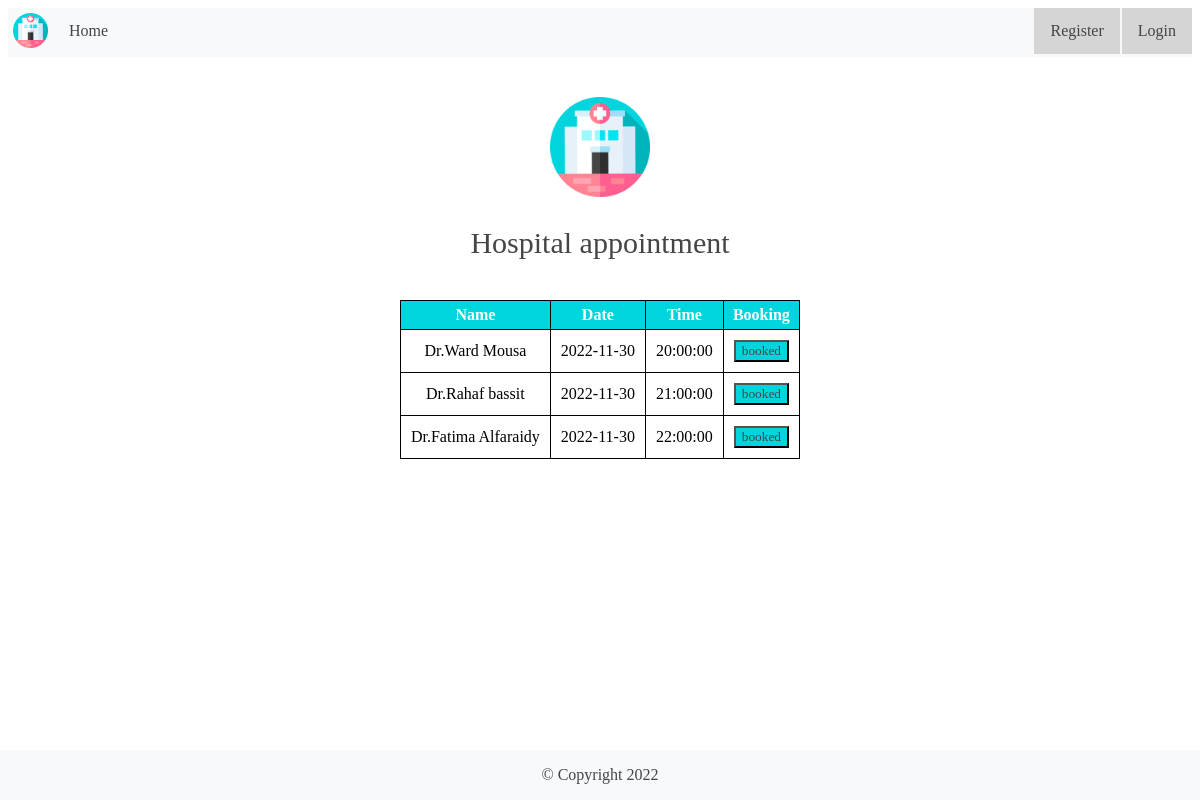
The page / on the database its author committed.
### tables this page shows
CREATE TABLE `appointments` (
  `Appointment_id` int(11) NOT NULL,
  `date` date NOT NULL,
  `time` time NOT NULL,
  `doctor_name` varchar(40) NOT NULL,
  `booking_status` tinyint(1) NOT NULL
);

### www/index.php (the view, shortened to what this page needs)
<!DOCTYPE html>
<html dir="ltr" lang="en">
    <head>
        <link href="../src/css/style.css" rel="stylesheet" />
    </head>
<body>
<nav>
<ul>
  <li><img src="../src/images/logo.png" width="45" height="45"></li>
  <?php
  if(isset($_SESSION['id'])){
    ?>
    <li><a href="index.php">Home</a></li>
    <li><a href="MyAppointment.php">My appointment</a></li>
    <li style="float:right"><a class="active" href="logout.php">Logout</a></li>
    <?php
  }else{ ?>
    <li><a href="index.php">Home</a></li>
    <li style="float:right ; padding-left:2px"><a class="active" href="login.php">Login</a></li>
    <li style="float:right"><a class="active" href="register.php">Register</a></li>
    <?php
  }
  ?>
</ul>
</nav>
    <div class="main">
        <div class="logo">
            <img src="../src/images/logo.png">
            <h2>Hospital appointment</h2>
        </div>
        <div class="book">
        <table>
                <tr>
                    <th>Name</th>
                    <th>Date</th>
                    <th>Time</th>
                    <th style="width:35%%">Booking</th>
                </tr>
                    <?php
                        include "../Config/db_login.php" ;
                        foreach($conn->query("SELECT * FROM `appointments`") as $appointment ){
                            ?>
                                <tr>
                                    <td>Dr.<?php echo $appointment['doctor_name'] ?></td>
                                    <td><?php echo $appointment['date'] ?></td>
                                    <td><?php echo $appointment['time'] ?></td>
                                <td>
                                    <form action="" method="post">
                                        <?php
                                            if( $appointment['booking_status']){
                                                ?>
                                                    <button disabled style="background-color:#d5d5d5;color:#454545" type="submit">booked out</button>
                                                <?php
                                            }else{
                                                ?>
                                                    <button style="background-color:#00d5dd;color:#454545" name = "Appointment" type="submit" value="<?php echo $appointment['Appointment_id'] ?>">booked</button>
                                                <?php
                                            }
                                        ?>
                                    </form>
                                </td>
                            <?php
                        }
                    ?>
                </tr>
            </table>
        </div>
    </div>
    <div class="footer">
        <p>&copy; Copyright 2022</p>
    </div>
    </body>
</html>

### src/css/style.css (style rules this page uses)
* { font-family: 'janna lt'; box-sizing: border-box; }
nav ul { list-style-type: none; margin: 0; padding: 0; overflow: hidden; background-color: #F8F9FA; }
nav li { float: left; }
nav li a { display: block; color: #454545; text-align: center; padding: 14px 16px; text-decoration: none; }
.active { background-color: #d5d5d5; color: #454545; }
li img { padding: 5px; }
.logo { text-align: center; margin: 40px 0; }
.logo img { width: 100px; }
.logo h2 { font-size: 30px; font-weight: 500; color: #454545; }
.book { text-align: center }
table, th, td,tr { text-align: center; border: 1px solid black; border-collapse: collapse; margin: auto; padding: 10px; background-color: white; }
th { background: #00d5dd; color: #fff; padding: 5px 0; }
.footer { text-align: center; background-color:#f8f9fa; color: #454545; position: fixed; height: 50px; bottom: 0px; left: 0px; right: 0px; margin-bottom: 0px; }

### rows shown on the page
appointments: doctor_name "Ward Mousa", date "2022-11-30", time "20:00:00", $appointment['Appointment_id'] 1 (drawn)
appointments: doctor_name "Rahaf bassit", date "2022-11-30", time "21:00:00", $appointment['Appointment_id'] 2 (drawn)
appointments: doctor_name "Fatima Alfaraidy", date "2022-11-30", time "22:00:00", $appointment['Appointment_id'] 3 (drawn)
